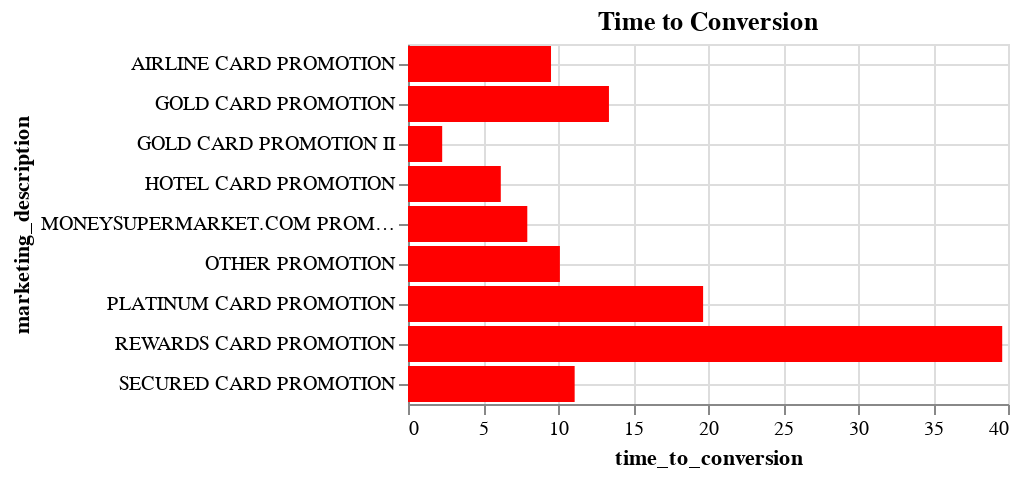

This figure's notebook cell:
### Code cell
%chart x=time_to_conversion, y=marketing_description, gridx=true, gridy=true, mark=bar, color=red, title="Time to Conversion", width=700, height=300

### Figure 1 — Vega-Lite specification as saved in the notebook (floating-point values rounded to 4 significant figures)
{"$schema": "https://vega.github.io/schema/vega-lite/v3.json", "data": {"format": {"type": "csv"}, "values": "\"MARKETING_DESCRIPTION\",\"avg_attrib\",\"sum_attrib\",\"time_to_conversion\"\n\"OTHER PROMOTION\",\"0.12269708441256559\",\"58.64920634920635\",\"10.126256256256257\"\n\"MONEYSUPERMARKET.COM PROMOTION\",\"0.22208791208791206\",\"14.435714285714285\",\"7.953019323671498\"\n\"REWARDS CARD PROMOTION\",\"0.10231916295930137\",\"29.570238095238096\",\"39.61428451178451\"\n\"GOLD CARD PROMOTION II\",\"0.14665750915750916\",\"7.626190476190477\",\"2.279333333333333\"\n\"PLATINUM CARD PROMOTION\",\"0.07232704402515723\",\"3.833333333333333\",\"19.674027777777777\"\n\"HOTEL CARD PROMOTION\",\"0.09703703703703705\",\"4.366666666666667\",\"6.186361111111111\"\n\"SECURED CARD PROMOTION\",\"0.03439153439153439\",\"2.1666666666666665\",\"11.110805555555556\"\n\"AIRLINE CARD PROMOTION\",\"0.08527966742252456\",\"23.281349206349205\",\"9.534586288416076\"\n\"GOLD CARD PROMOTION\",\"0.11260683760683761\",\"7.319444444444445\",\"13.39695987654321\"\n"}, "encoding": {"x": {"axis": {"grid": true, "title": "time_to_conversion"}, "field": "time_to_conversion", "type": "quantitative"}, "y": {"axis": {"grid": true, "title": "marketing_description"}, "field": "MARKETING_DESCRIPTION", "type": "nominal"}}, "height": "300", "mark": {"color": "red", "type": "bar"}, "title": "Time to Conversion", "width": "700"}
